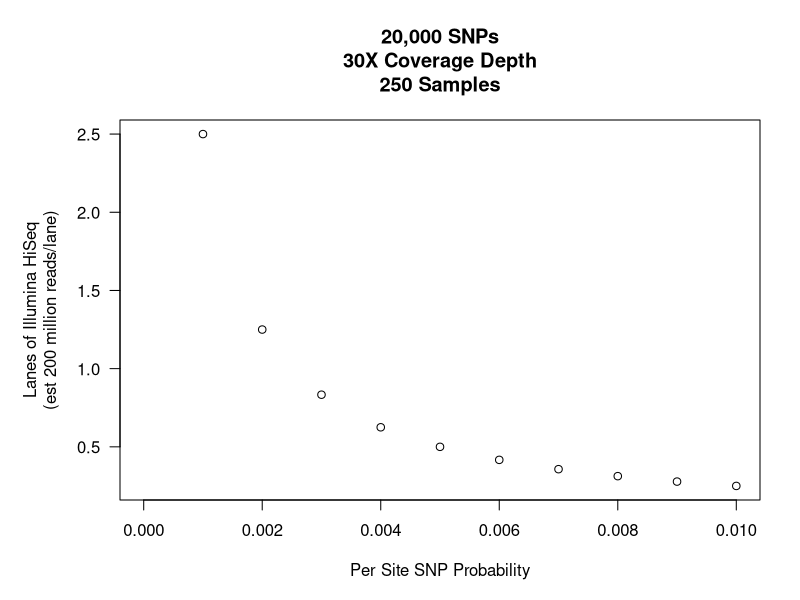

This chart was generated by the following R code:
#Number of reads required for different estimates of phi

d=30 #coverage depth
fl=300 #average fragment length
x=20000 #desired number of SNPs
n=250 #number of samples

phi=seq(0,0.01,by=0.001)

nr=n*d*(x/phi)/fl
nl=nr/200000000

png(file='~/Dropbox/ColoState//Projects/Outputs/LanesNeeded.png', height=10, width=10,
    res=300, unit='cm')
par(mar=c(5,6,6,2))
plot(phi, nl, xlab="Per Site SNP Probability",  
     ylab="Lanes of Illumina HiSeq\n(est 200 million reads/lane)",
     main="20,000 SNPs\n30X Coverage Depth\n250 Samples", las=1)
dev.off()
